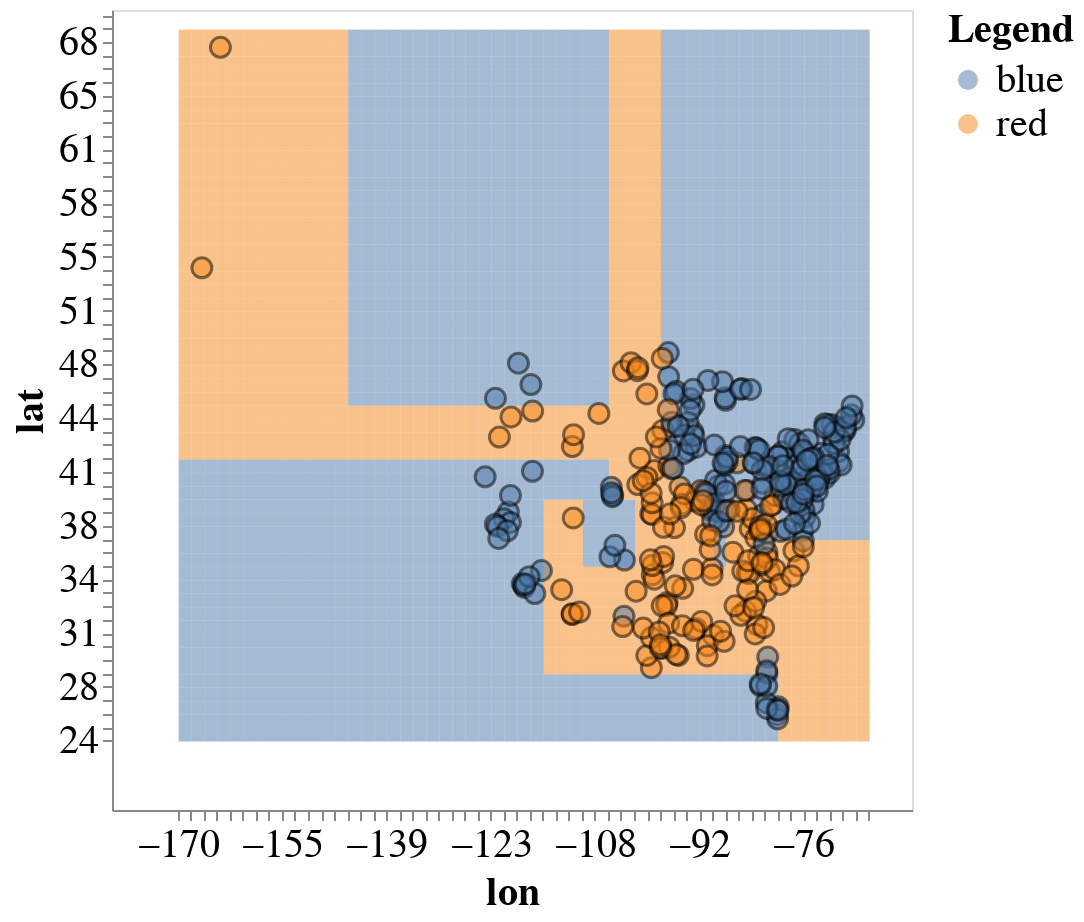

This figure's notebook cell:
### Markdown cell above
## What did the classification tree do?
- Found a good way to split and repeat

### Code cell
plot_tree(X_train, y_train, model)

### Figure 1 — Vega-Lite specification as saved in the notebook (floating-point values rounded to 4 significant figures; data arrays with more than 128 entries replaced by an {"elided": "..."} marker saying what was removed)
{"config": {"view": {"continuousWidth": 400, "continuousHeight": 300}, "axis": {"labelFontSize": 20, "titleFontSize": 20}, "legend": {"labelFontSize": 20, "titleFontSize": 20}}, "layer": [{"data": {"name": "data-612a5485693f03d60590b54e7329717e"}, "mark": {"type": "rect", "opacity": 0.5}, "encoding": {"color": {"type": "nominal", "field": "predictions", "title": "Legend"}, "x": {"type": "quantitative", "bin": {"step": 1.956}, "field": "x1"}, "y": {"type": "quantitative", "bin": {"step": 0.8395}, "field": "x2"}}, "height": 400, "width": 400}, {"data": {"name": "data-4796056c13a1a8765a926fe715c9f81b"}, "mark": {"type": "circle", "opacity": 0.5, "size": 100, "stroke": "black", "strokeWidth": 1.5}, "encoding": {"color": {"type": "nominal", "field": "vote"}, "x": {"type": "quantitative", "axis": {"labels": true, "ticks": true, "title": "lon"}, "field": "lon"}, "y": {"type": "quantitative", "axis": {"labels": true, "ticks": true, "title": "lat"}, "field": "lat"}}}], "$schema": "https://vega.github.io/schema/vega-lite/v4.8.1.json", "datasets": {"data-612a5485693f03d60590b54e7329717e": {"elided": "2809 records"}, "data-4796056c13a1a8765a926fe715c9f81b": {"elided": "320 records"}}}
